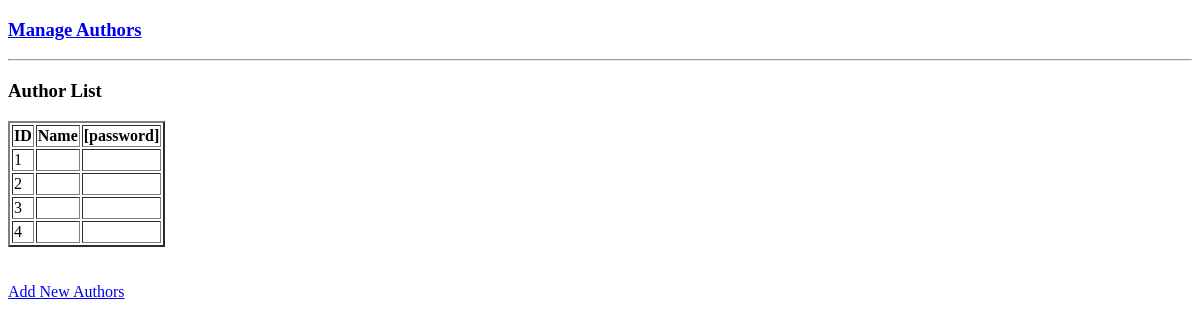
Page /f (signed in) on the earlier database version.
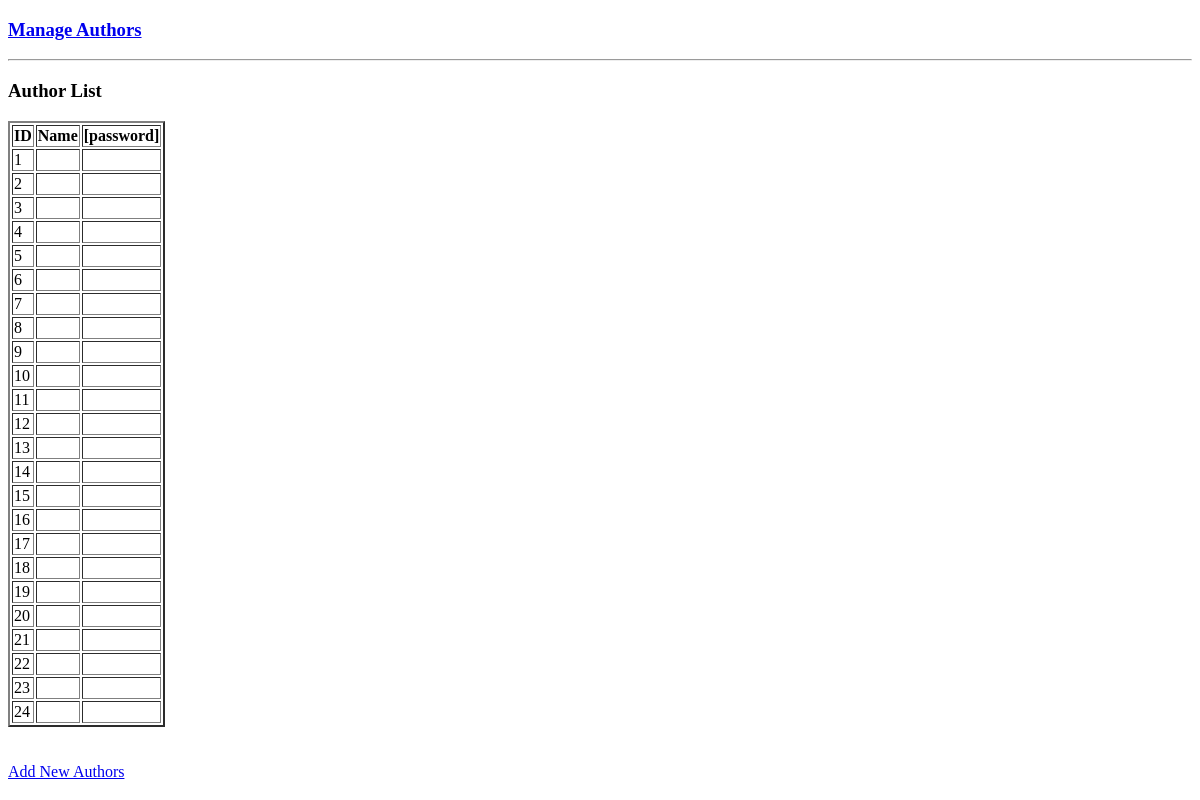
Same page on the later database version.
### app.py (models this page shows, shortened)
class PlateRecognitionLog(db.Model):
    id = db.Column(db.Integer, primary_key=True)
    owner_name = db.Column(db.String(100), nullable=False)
    plate_num = db.Column(db.String, db.ForeignKey('vehicle_database.num_plate'))
    in_out = db.Column(db.String(100), default='out')
    date = db.Column(db.DateTime(timezone=True), default=func.now())
    vehicle_database = db.relationship('VehicleDatabase', backref='plate_recognition_logs', lazy=True)

### app.py (the view)
@app.route('/f', methods=['GET', 'POST'])
@login_required
def list_authors():
    authors = PlateRecognitionLog.query.all()
    return render_template('list_authors.html', authors=authors, user=current_user)

### app.py (called while the page is built)
@login_manager.user_loader
def load_user(id):
    return Admin.query.get(int(id))

### templates/list_authors.html (shortened to what this page needs)
<!DOCTYPE html>
<html lang="en">
<head>
</head>
<body>
    <h3> <a href="{{url_for('list_authors')}}"> Manage Authors</a></h3>
    <hr />
    <h3> Author List</h3>
    <table border = "2">
        <thead>
            <tr>
                <th>ID</th>
                <th>Name</th>
                <th>[password]</th>
            </tr>
        </thead>
        <tb>
            {% if authors|length < 1%}
            <h4> No Authors</h4>
            {% else %}
                {% for authors in authors %}
                <tr>
                    <td>{{ authors.id}}</td>
                    <td>{{ authors.userName}}</td>
                    <td>{{ authors.password}}</td>
                </tr>
                {% endfor %}
        </tb>
    </table>
    {% endif %}
    <br><br>
    <a href="{{url_for('add_authors')}}"> Add New Authors</a>
</body>
</html>

Differences in the rows shown:
added PlateRecognitionLog: id "5"
added PlateRecognitionLog: id "6"
added PlateRecognitionLog: id "7"
added PlateRecognitionLog: id "8"
added PlateRecognitionLog: id "9"
added PlateRecognitionLog: id "10"
added PlateRecognitionLog: id "11"
added PlateRecognitionLog: id "12"
added PlateRecognitionLog: id "13"
added PlateRecognitionLog: id "14"
added PlateRecognitionLog: id "15"
added PlateRecognitionLog: id "16"
added PlateRecognitionLog: id "17"
added PlateRecognitionLog: id "18"
added PlateRecognitionLog: id "19"
added PlateRecognitionLog: id "20"
added PlateRecognitionLog: id "21"
added PlateRecognitionLog: id "22"
added PlateRecognitionLog: id "23"
added PlateRecognitionLog: id "24"
